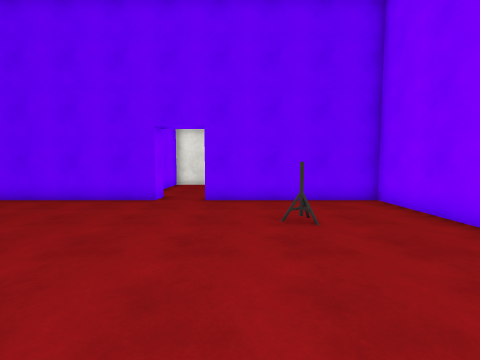
view 1 (above)

16 first-person views from a walk through a scene from a Unity 3-D project. The camera is 1.5 m above the floor, tilts 4° down and sees 90° across. The floor is counted in squares, 1 m on a side. Each view is taken from the middle of a square. On the plan, view 1 faces up. The plan holds only what a view shows up to about 13 squares ahead; the rest is blank. Door leaves are left out, so doorways stand open. Surface patterns are stand-ins for the level's own textures.

view 2
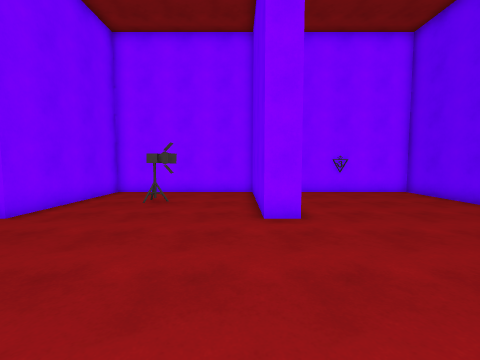

view 3
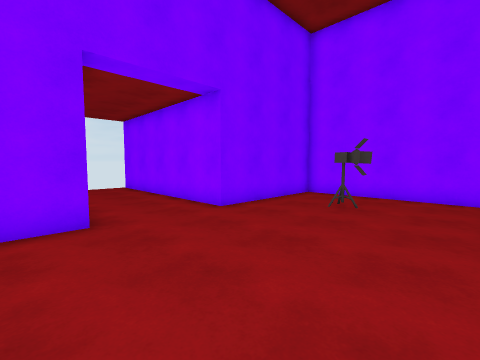

view 4
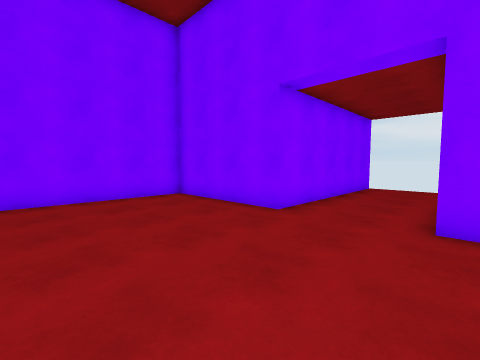

view 5
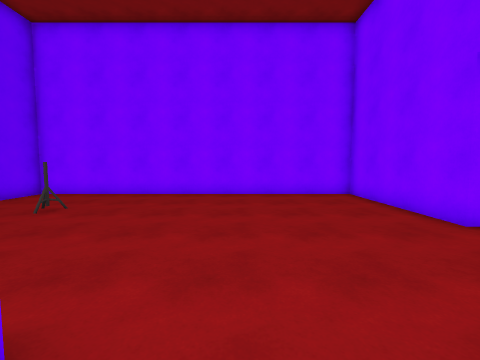

view 6
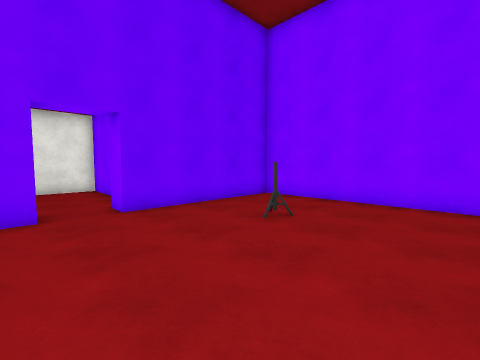

view 7
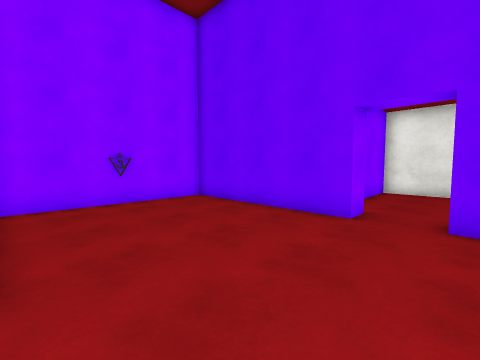

view 8
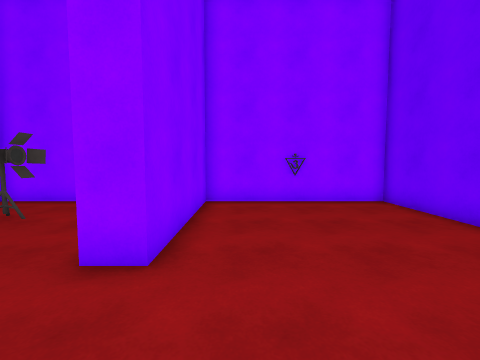

view 9
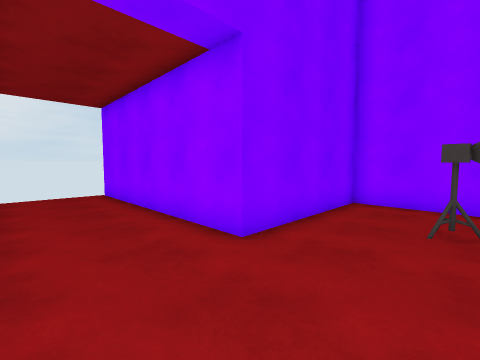

view 10
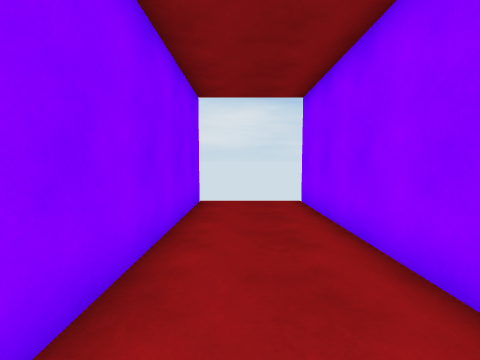

view 11
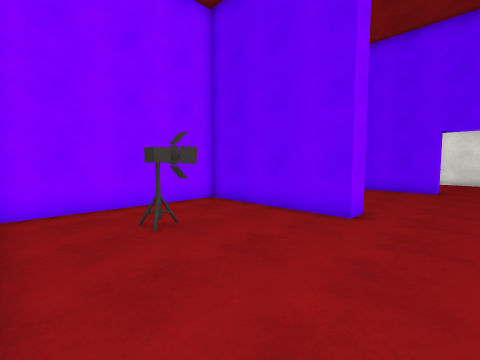

view 12
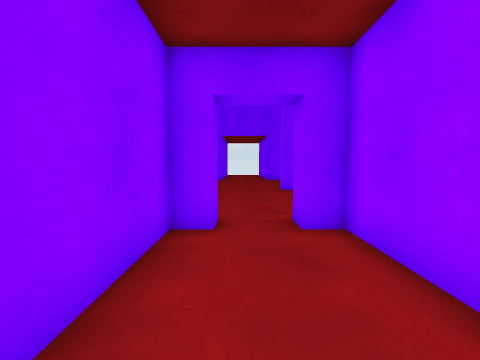

view 13
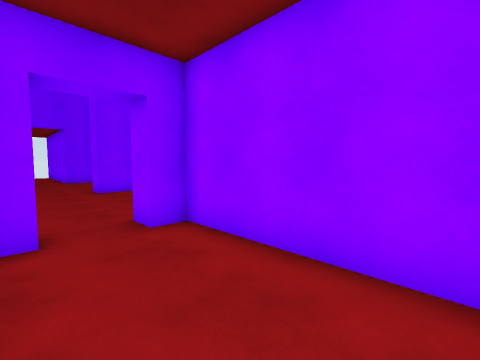

view 14
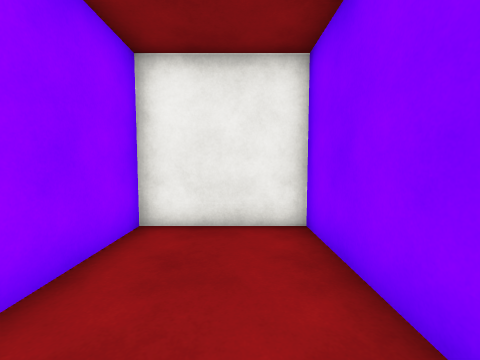

view 15
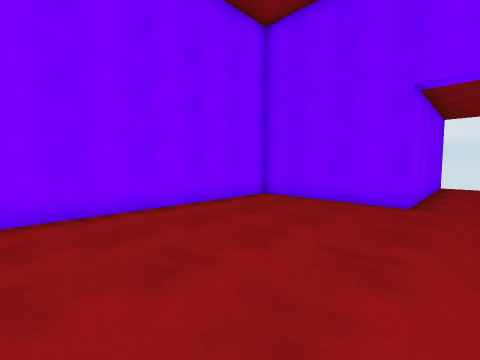

view 16
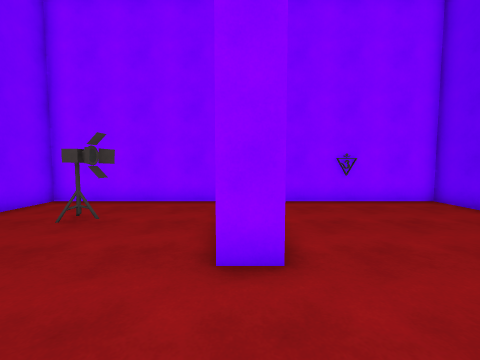

### Floor plan
Ten units are one square. View 1 is at (0, 0); x grows to the right and y downward. Boxes are objects, and circles mark ways between rooms. Rooms are numbered by the first view taken in them; rooms with no view inside come last. Other rooms are left out.
<svg viewBox="-109 -172 170 321">
<path fill="none" stroke="#000" d="M-34 -96 -104 -96 -104 -27 -44 -27 -44 -17 -104 -17 -104 53 -44 53 -44 144M-4 144 -4 53 56 53 56 -96 -14 -96M-14 -96 -14 -107 -4 -107 -4 -167 -44 -167 -44 -107 -34 -107 -34 -96"/>
<rect x="-85" y="15" width="20" height="10" fill="#bbb"><title>other object</title></rect>
<rect x="15" y="-65" width="10" height="10" fill="#bbb"><title>other object</title></rect>
<circle cx="-25" cy="-100" r="3" fill="#2a7"/>
<text x="-20" y="0">1</text>
<text x="-30" y="-140">2</text>
</svg>
Room 1 opens to room 2.

Where each view was taken, in squares from view 1:
view 1: 0 up, 0 right, facing up
view 2: 1 up, 2 right, facing left
view 3: 1 up, 1 right, facing down-left
view 4: 1 up, 5 left, facing down-right
view 5: 0 up, 6 left, facing right
view 6: 2 up, 4 left, facing up-right
view 7: 3 up, 1 left, facing up-left
view 8: 4 up, 1 left, facing left
view 9: 2 down, 1 left, facing down-left
view 10: 5 down, 2 left, facing down
view 11: 5 down, 2 left, facing up-left
view 12: 16 up, 2 left, facing down
view 13: 16 up, 1 left, facing down-left
view 14: 11 up, 2 left, facing up
view 15: 4 up, 2 left, facing down-right
view 16: 2 up, 1 left, facing left
